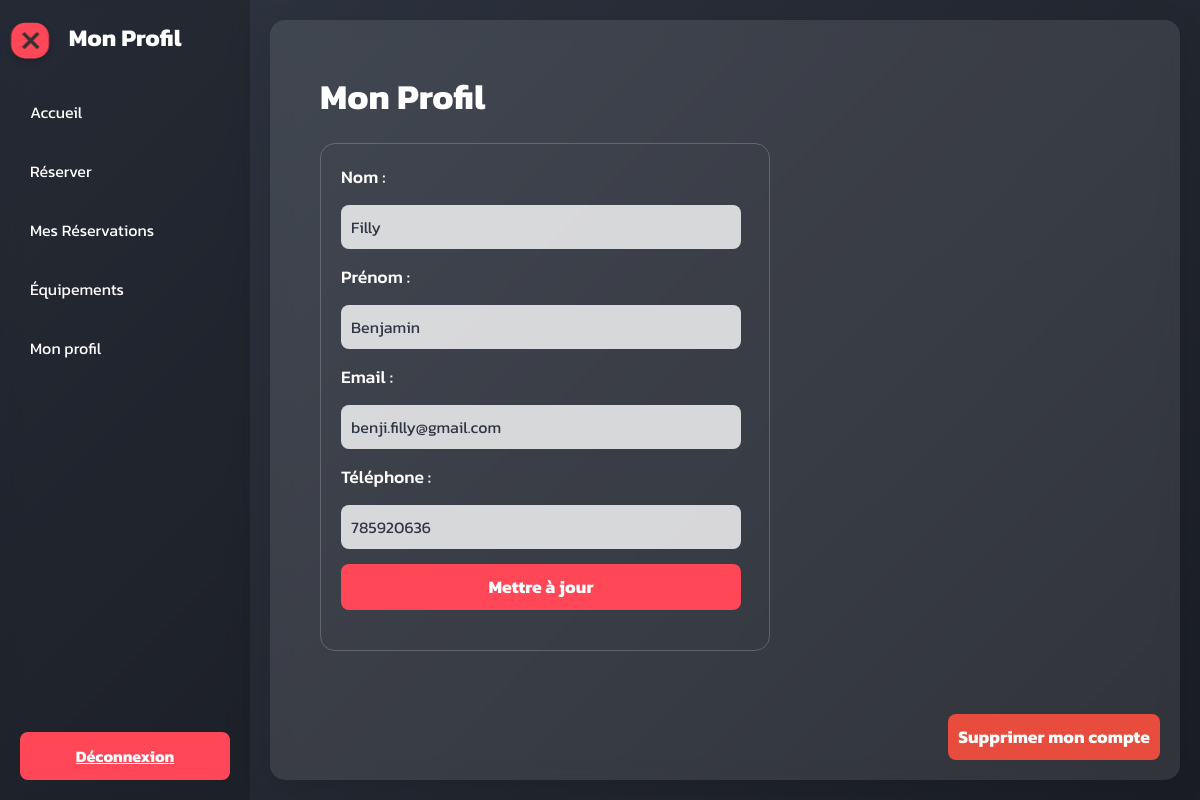
/profile (signed in), run on an earlier commit of the app's database.
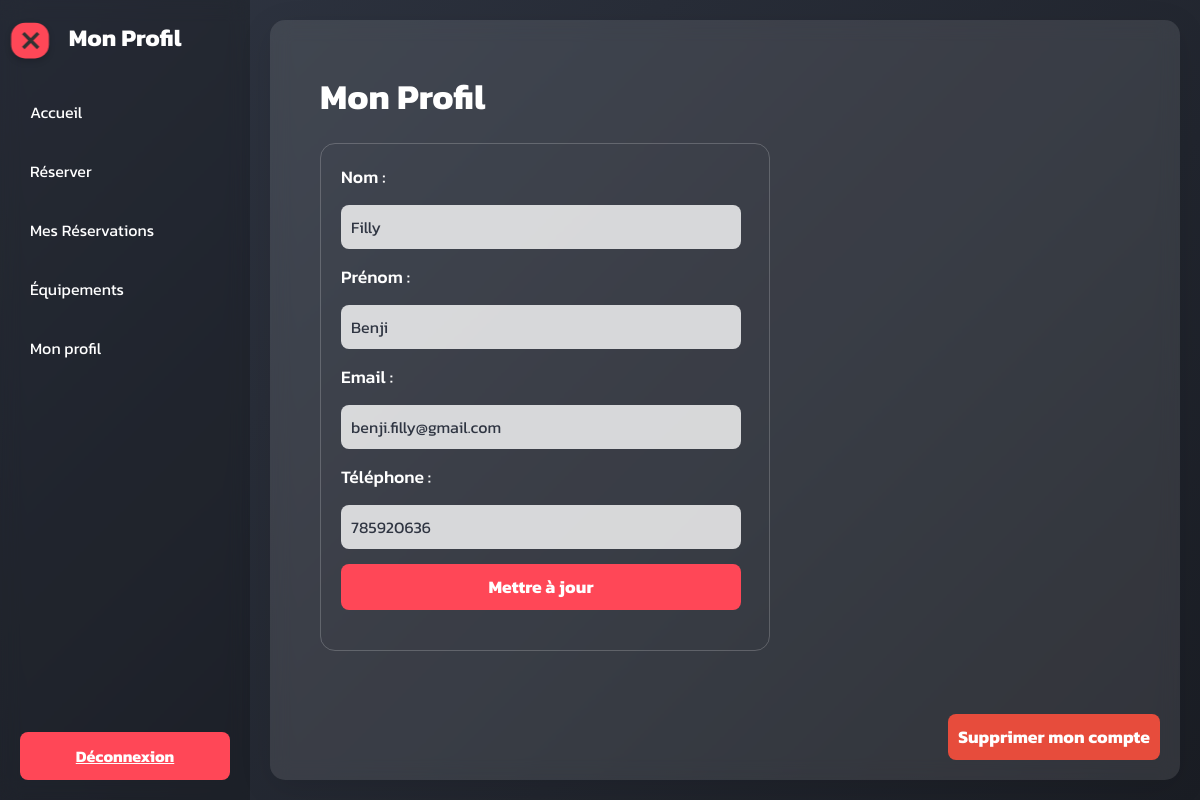
And on a later commit of the database.
### tables this page shows
CREATE TABLE `Utilisateur` (`ID_utilisateur` INTEGER PRIMARY KEY UNIQUE, `Nom` TEXT, `Prénom` TEXT, `E-mail` TEXT UNIQUE, `Telephone` INTEGER UNIQUE, "Mot_de_passe" TEXT);

### inscription.py (the view, shortened to what this page needs)
@app.route('/profile', methods=['GET', 'POST'])
@login_required
def profile():
    user_id = session['user_id']
    try:
        with get_db_connection() as conn:
            cursor = conn.cursor()
            if request.method == 'GET':
                cursor.execute('SELECT Nom, Prénom, "E-mail", Telephone FROM Utilisateur WHERE ID_utilisateur = ?', (user_id,))
                user = cursor.fetchone()
                if user:
                    return render_template('profile.html', user=user)
                flash('Utilisateur introuvable', 'error')
                return redirect(url_for('dashboard'))
    except sqlite3.Error as e:
        flash('Erreur lors de la mise à jour du profil', 'error')
        print(f"Erreur SQLite: {e}")
        return redirect(url_for('dashboard'))

### inscription.py (called while the page is built)
def get_db_connection():
    conn = sqlite3.connect(DATABASE)
    conn.row_factory = sqlite3.Row
    return conn

def login_required(f):
    @wraps(f)
    def decorated_function(*args, **kwargs):
        if 'user_id' not in session:
            flash('Veuillez vous connecter pour accéder à cette page', 'info')
            return redirect(url_for('login'))
        return f(*args, **kwargs)
    return decorated_function

### templates/profile.html (shortened to what this page needs)
<!DOCTYPE html>
<html lang="fr">
<head>
</head>
<body>
    <div class="sidebar" id="sidebar">
        <h2>Mon Profil</h2>
        <ul>
            <li><a href="{{ url_for('dashboard') }}">Accueil</a></li>
            <li><a href="{{ url_for('reservation') }}">Réserver</a></li>
            <li><a href="{{ url_for('my_reservations') }}">Mes Réservations</a></li>
            <li><a href="{{ url_for('equipements') }}">Équipements</a></li>
            <li><a href="{{ url_for('profile') }}">Mon profil</a></li>
        </ul>
        <div class="logout">
            <a href="{{ url_for('logout') }}">Déconnexion</a>
        </div>
    </div>
    <div class="toggle-btn change" id="toggleBtn" onclick="menu(this)">
        <div class="bar3"></div>
    </div>
    <div class="content">
        <h1>Mon Profil</h1>
        <div class="info">
            <form method="POST" action="{{ url_for('profile') }}">
                <label for="nom">Nom :</label>
                <input type="text" id="nom" name="nom" value="{{ user['Nom'] }}" required>
                <label for="prenom">Prénom :</label>
                <input type="text" id="prenom" name="prenom" value="{{ user['Prénom'] }}" required>
                <label for="email">Email :</label>
                <input type="email" id="email" name="email" value="{{ user['E-mail'] }}" required>
                <label for="telephone">Téléphone :</label>
                <input type="text" id="telephone" name="telephone" value="{{ user['Telephone'] }}" required> <br>
                <button type="submit">Mettre à jour</button>
            </form>
        </div>
        <button class="delete-btn" id="deleteAccount">Supprimer mon compte</button>
    </div>
</body>
</html>

What changed in the data, as far as the page shows it:
changed Utilisateur "Filly": prenom "Benjamin" → "Benji"
